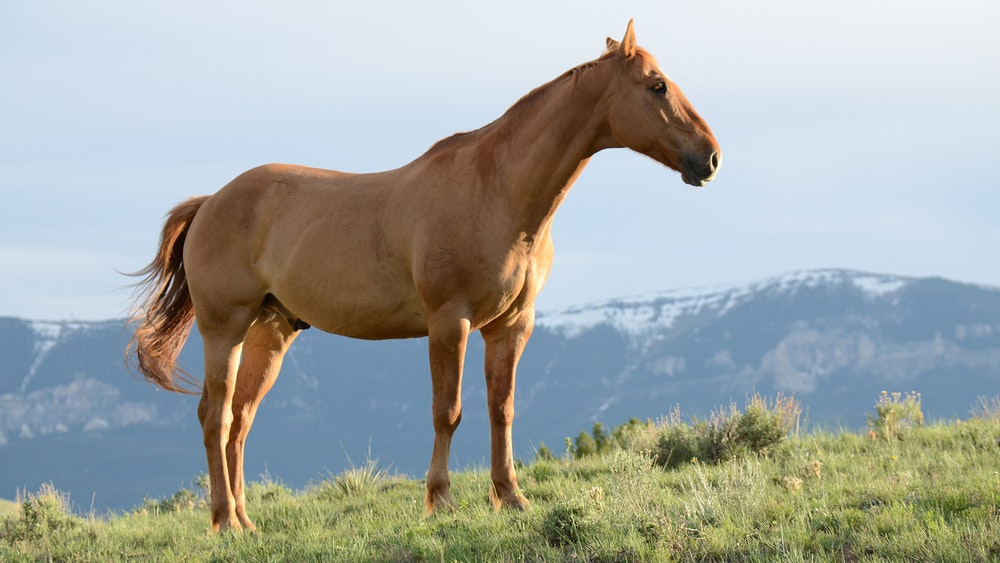
#> input picture content/Module_2/horse1-2.jpg, 1000 x 563 px
$ python ExamplesEdited-1.py   (older library calls are emulated)
#> lines starting #> are read from the running program, lines starting #| are printed output that depends on the picture; after the words box and inside, x2 and y2 are one past the last pixel; in counts of white or black regions, pixels touching at a corner belong together; long printed decimals are rounded
import scipy.misc as spm
import scipy.ndimage as ndi
import numpy as np
import matplotlib.pyplot as plt
from scipy.spatial.distance import cdist
from sklearn.cluster import k_means
import cv2
import skfda
from skfda.representation.basis import BSpline
from PIL import Image, ImageOps

from skimage.filters import threshold_multiotsu
from skimage import io, color
np.random.seed(0)

# Nick's code from hw
img = io.imread('horse1-2.jpg')
#> img is the input picture: shape (563, 1000, 3); mean R, G, B 162.4, 167.7, 163.2
img_gray = color.rgb2gray(img)*255
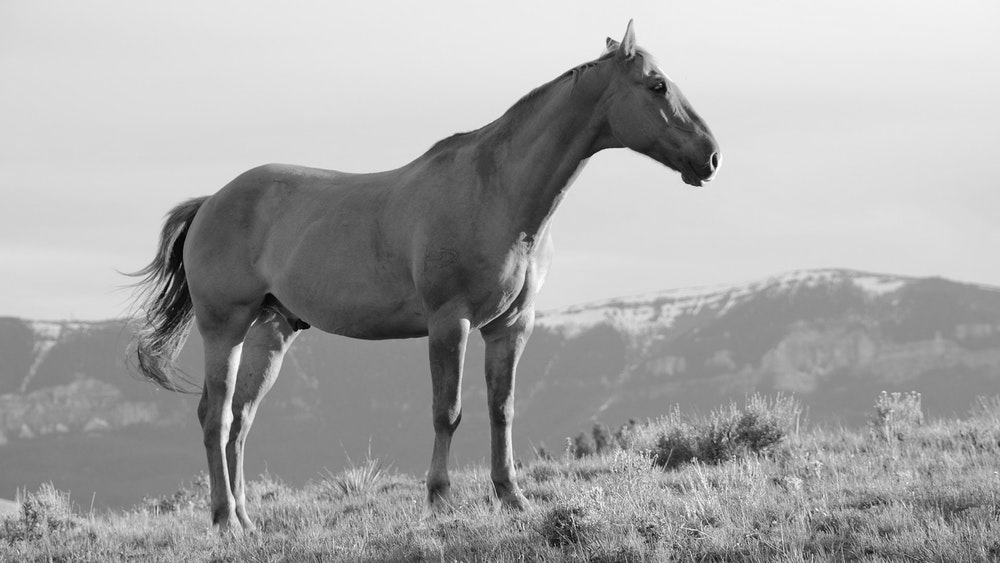
#> img_gray: shape (563, 1000) float64; min 0.573, max 254.6, mean 166.3

# Applying multi-Otsu threshold for the default value, generating
# three classes.
plt.figure(figsize=(16,16))
for level in range(2, 6):
    thresholds = threshold_multiotsu(img_gray, level)
    print(thresholds)
    regions = np.digitize(img_gray, bins=thresholds)
    plt.subplot(4, 1, level - 1)
    plt.imshow(regions, cmap='gray')
    plt.title(f"Otsu's method segmentation, level={level}")
#> this loop made 4 passes
#> thresholds on passes 1 to 4: [166.8], [111.2, 183.7], [106.3, 153.9, 196.6], [75.5, 115.2, 155.9, 197.6]
#| [166.808]
#| [111.231 183.680]
#| [106.269 153.906 196.581]
#| [ 75.503 115.201 155.891 197.574]
#> pass 1, `regions = np.digitize(img_gray, bins=thresholds)`:
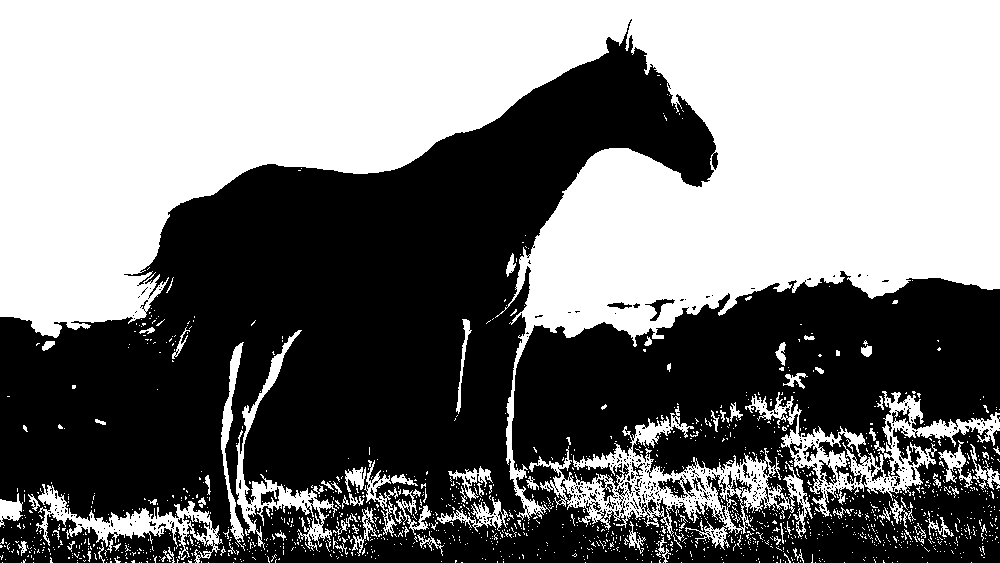
#> regions: shape (563, 1000) int64; values 0 (black) and 1 (white), 48.8% white; 1558 white regions (1464 under 20 px), largest, box (x1, y1, x2, y2) and area: (0, 0, 1000, 521) 236610, (529, 406, 813, 550) 9995, (745, 391, 1000, 517) 7019
#> pass 2, `regions = np.digitize(img_gray, bins=thresholds)`:
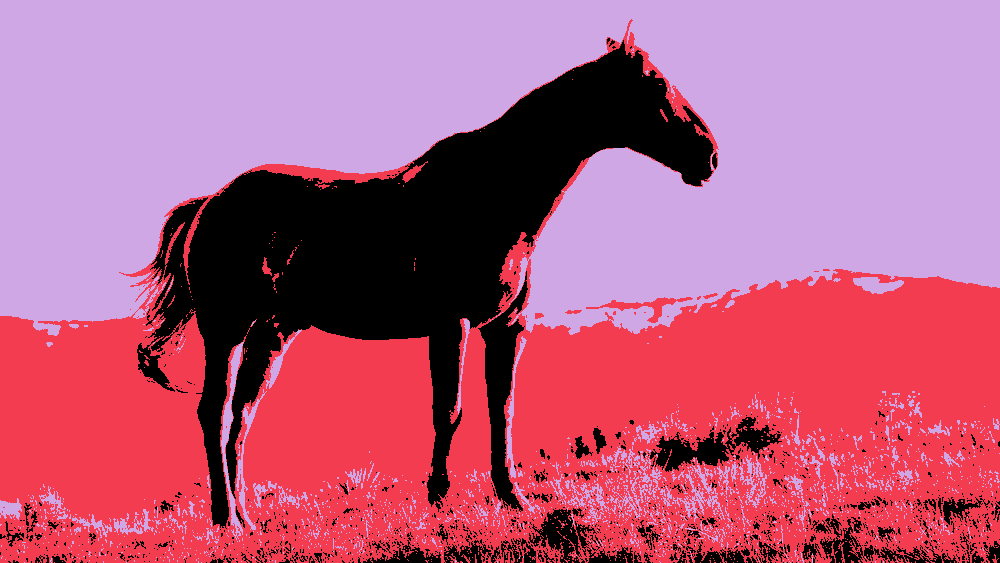
#> regions: shape (563, 1000) int64; 3 distinct labels, from 0 to 2; one colour per label, 0 black
#> pass 3, `regions = np.digitize(img_gray, bins=thresholds)`:
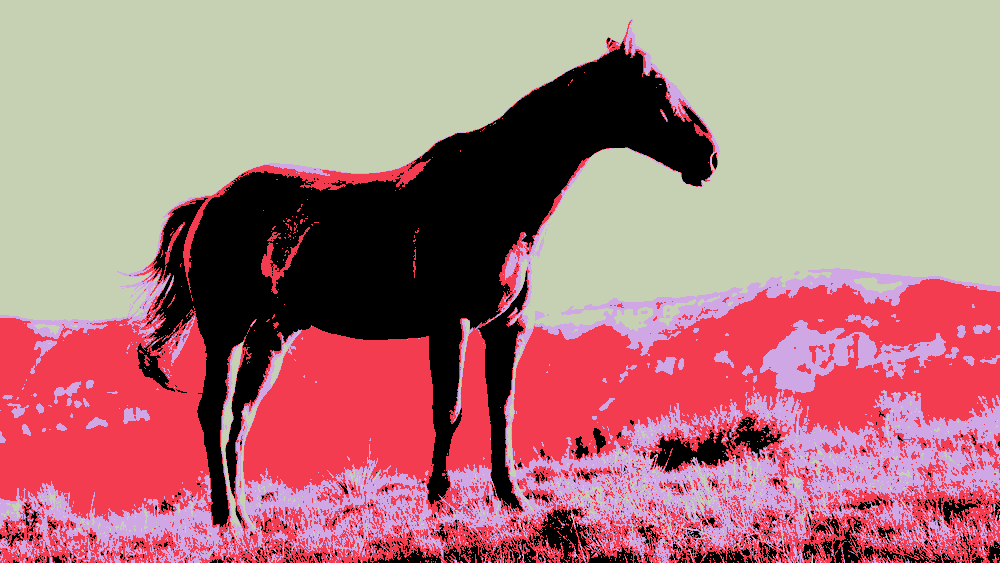
#> regions: shape (563, 1000) int64; 4 distinct labels, from 0 to 3; one colour per label, 0 black

plt.tight_layout()
plt.savefig("otsu.png")
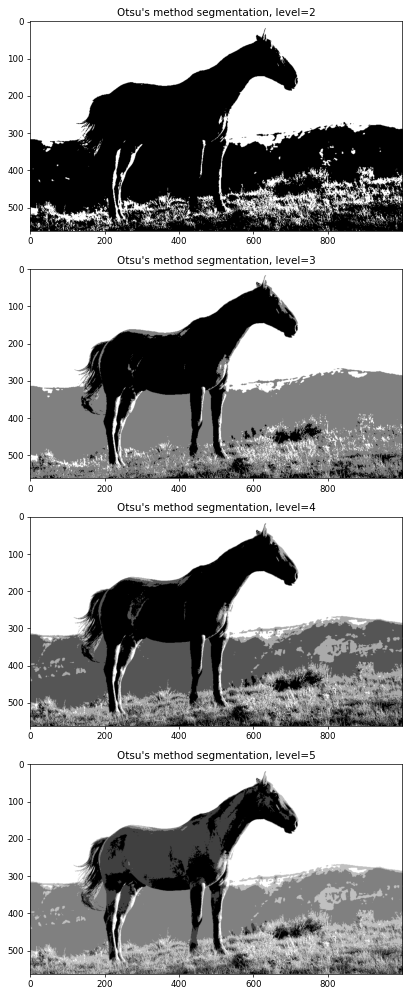
#> figure drawn by matplotlib, 4 panels
plt.show()


'''
# %% Image Transformation
# Image Histogram
I = cv2.imread('albert.png')
plt.imshow(I)
n = 256
plt.figure()
colConv = np.array([0.2989, 0.5870, 0.1140])
Ig = I.astype(float)@colConv
bins = np.arange(0, 256, 1, dtype=int)
b, bins, patches = plt.hist(Ig.ravel(), bins=bins)
plt.xlim([0, n+1])
plt.show()

# Histogram Stretching
Img1 = ((Ig-np.min(Ig))/(np.max(Ig)-np.min(Ig))*205)
Image.fromarray(Img1.astype('uint8'))
plt.figure()
b, bins, patches = plt.hist(Img1.ravel(), bins=bins)
Img2 = ((Ig-np.min(Ig))/(np.max(Ig)-np.min(Ig))*150)
plt.figure()
Image.fromarray(Img2.astype('uint8'))
plt.figure()
b, bins, patches = plt.hist(Img2.ravel(), bins=bins)

# %% Image filtering and convolution

# * Image filtering
Y = plt.imread('albert.png')[:, :, :-1]
Y = np.round((Y*255)).astype(int)

Kernels = {
    'edgeDetector1': np.array([[1, 0, -1], [0, 0, 0], [-1, 0, 1]]),
    'edgeDetector2': np.array([[0, 1, 0], [1, -4, 1], [0, 1, 0]]),
    'edgeDetector3': np.array([[-1, -1, -1], [-1, 8, -1], [-1, -1, -1]]),
    'sharpening':  np.array([[0, -1, 0], [-1, 5, -1], [0, -1, 0]]),
    'blurring1': np.ones((3, 3))/9,
    'blurring2': np.array([[1, 2, 1], [2, 4, 2], [1, 2, 1]])/16
}
Yk = {}
for i, (name, filt) in enumerate(Kernels.items()):
    Yk[name] = ndi.convolve(Y.mean(2), filt)
    plt.imshow(Yk[name], cmap='gray', vmin=0, vmax=255)
    plt.title(name)
    plt.show()

#  * Denoising using splines
# 2D example: Generate data

def z(x, y):
    return 3*(1-x)**2.*np.exp(-(x**2) - (y+1)**2) - 10*(x/5 - x**3 - y**5)*np.exp(-x**2-y**2) - 1/3*np.exp(-(x+1)**2 - y**2)

n = 100
XX, YY = np.meshgrid(np.linspace(-3, 3, n), np.linspace(-3, 3, n))
sigma = 0.5
peaks = z(XX, YY)
Y = peaks + np.random.normal(size=(n, n))*sigma
plt.figure()
plt.imshow(Y)
plt.title('Noisy Image')

x = np.linspace(1,100,100)
knots= np.linspace(1,100,10)
bs = BSpline(knots=knots, order=4)
b = bs(x).T
B=b.reshape(b.shape[1:3])
H = B@np.linalg.inv(B.T@B)@B.T
Yhat = H@Y@H
plt.figure()
plt.imshow(Yhat)
plt.title('After B-spline smoothing')

# %% IMAGE SEGMENTATION
# * Otsu's Method
# It's very strange, but matplotlib and MATLAB are reading different colors from the same image
# Step 1: get the histogram of image
Y = plt.imread('coin.png')[:, :, :-1]
Y = np.round((Y*255)).astype(int)
I = Y.ravel()
num_bins = 256
bins = np.arange(0, num_bins+1, 1, dtype=int)
hist, _ = np.histogram(I, bins=bins)
plt.figure()
plt.imshow(Y)
plt.title('Original Image')
# Step 2: Calculate group mean
p = hist / hist.sum()
omega = np.cumsum(p)
mu = np.cumsum(p * np.arange(1, num_bins+1))
mu_t = mu[-1]
# Step 3: find the maximum value of
sigma_b_squared = (mu_t * omega - mu)**2 / (omega * (1 - omega))
maxval = sigma_b_squared.max()
idx = np.argmax(sigma_b_squared)
# Step 4: Thresholding and get final image
level = (idx - 1) / (num_bins - 1)
BW = Y > level*num_bins
plt.figure()
plt.imshow(BW.astype(float))
plt.title("Otsu's Method segmentation")

# * K-means clustering
# Load data
Y = plt.imread('coin.png')[:, :, :-1]
I = np.round((Y*255)).astype(int)
X= I.reshape(-1,I.shape[2]).astype(float)

# Set parameters
K=2
max_iter = 100
# Clustering
N, d = X.shape
#  indicator matrix (each entry corresponds to the cluster of each point in X)
L = np.empty_like(X[:,0])
# centers matrix
C = X[np.random.choice(N,2,False),:].astype(float)
for i in range(max_iter):
    # step 1: optimize the labels
    dist = cdist(X,C)
    L = np.argmin(dist,1)
    # step 2: optimize the centers
    for k in range(K):
        C[k,:] = X[L==k,:].mean(0)
Y = L.reshape(I.shape[0],I.shape[1])
BW = Y.astype(float)
plt.figure()
plt.imshow(BW,cmap='gray')
plt.title('K-means segmentation')
plt.show()


# *  k-means clustering w/ Libraries
# input image
Y = plt.imread('CS.png')[:, :, :-1]
print(Y.shape)
I = np.round((Y*255)).astype(int)
plt.figure()
plt.imshow(I)
plt.title(f'Original Image')

X=I.reshape(-1,I.shape[2]).astype(float)
print(X.shape)
plt.show()

# segmentation with different K values
Ks=[2, 3, 4, 5]
for k in Ks:
    centers, L,_ = k_means(X,k)
    Y = L.reshape(*I.shape[:2])
    plt.figure()
    plt.imshow(Y)
    plt.title(f'K-means, {k} Clusters')
    plt.show()


# %% EDGE DETECTION
# * Sobel operator
a = plt.imread('coin.png').mean(2)
m,n = a.shape

op = np.array([[1, 2, 1],[ 0, 0, 0],[-1, -2, -1]] )/8
x_mask = op.T
y_mask = op
fx = ndi.convolve(a,x_mask,mode='nearest')
fy = ndi.convolve(a,y_mask,mode='nearest')
plt.figure()
plt.imshow(fx)
plt.title('Sobel edge-detector, X-direction')
plt.figure()
plt.imshow(fy)
plt.title('Sobel edge-detector, Y-direction')

# %%
'''
